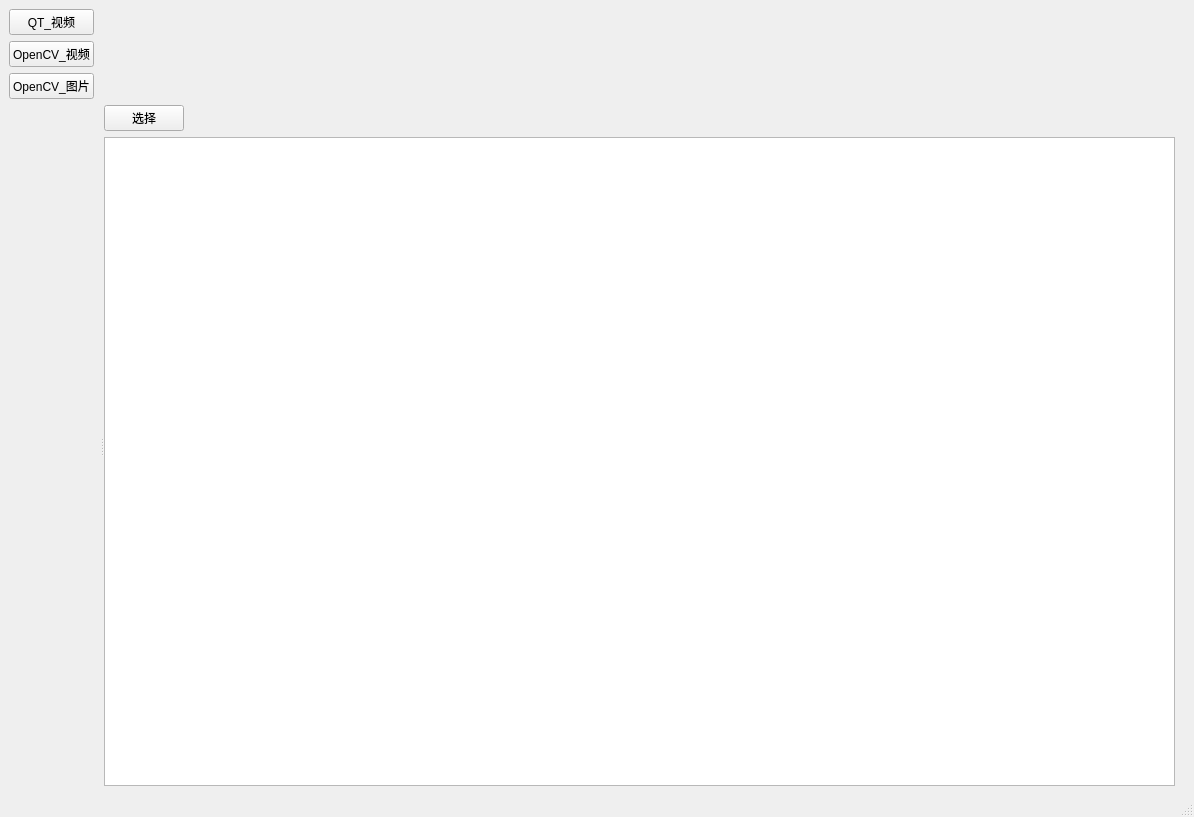
<?xml version="1.0" encoding="UTF-8"?>
<ui version="4.0">
 <class>MainWindow</class>
 <widget class="QMainWindow" name="MainWindow">
  <property name="geometry">
   <rect>
    <x>0</x>
    <y>0</y>
    <width>1194</width>
    <height>817</height>
   </rect>
  </property>
  <property name="windowTitle">
   <string>MainWindow</string>
  </property>
  <property name="autoFillBackground">
   <bool>false</bool>
  </property>
  <widget class="QWidget" name="centralwidget">
   <layout class="QGridLayout" name="gridLayout">
    <item row="0" column="0">
     <widget class="QPushButton" name="pb_vedio">
      <property name="text">
       <string>QT_视频</string>
      </property>
     </widget>
    </item>
    <item row="1" column="0">
     <widget class="QPushButton" name="pb_openCV">
      <property name="text">
       <string>OpenCV_视频</string>
      </property>
     </widget>
    </item>
    <item row="2" column="0">
     <widget class="QPushButton" name="pb_openCV_JPEG">
      <property name="text">
       <string>OpenCV_图片</string>
      </property>
     </widget>
    </item>
    <item row="3" column="1">
     <widget class="QSplitter" name="splitter">
      <property name="orientation">
       <enum>Qt::Horizontal</enum>
      </property>
      <widget class="QStackedWidget" name="stackedWidge_main">
       <property name="currentIndex">
        <number>1</number>
       </property>
       <widget class="QWidget" name="page_qt_video"/>
       <widget class="QWidget" name="page_opencv_jpeg">
        <widget class="QLabel" name="label_opencv_jpeg">
         <property name="geometry">
          <rect>
           <x>182</x>
           <y>254</y>
           <width>81</width>
           <height>171</height>
          </rect>
         </property>
         <property name="sizePolicy">
          <sizepolicy hsizetype="Maximum" vsizetype="Maximum">
           <horstretch>0</horstretch>
           <verstretch>0</verstretch>
          </sizepolicy>
         </property>
         <property name="text">
          <string>1</string>
         </property>
        </widget>
       </widget>
      </widget>
      <widget class="QWidget" name="">
       <layout class="QVBoxLayout" name="verticalLayout">
        <property name="sizeConstraint">
         <enum>QLayout::SetDefaultConstraint</enum>
        </property>
        <property name="rightMargin">
         <number>10</number>
        </property>
        <item>
         <layout class="QHBoxLayout" name="horizontalLayout">
          <item>
           <widget class="QPushButton" name="pb_open">
            <property name="text">
             <string>选择</string>
            </property>
           </widget>
          </item>
          <item>
           <spacer name="horizontalSpacer">
            <property name="orientation">
             <enum>Qt::Horizontal</enum>
            </property>
            <property name="sizeHint" stdset="0">
             <size>
              <width>40</width>
              <height>20</height>
             </size>
            </property>
           </spacer>
          </item>
         </layout>
        </item>
        <item>
         <widget class="QTreeWidget" name="treeWidget_files">
          <attribute name="headerVisible">
           <bool>false</bool>
          </attribute>
          <column>
           <property name="text">
            <string notr="true">1</string>
           </property>
          </column>
         </widget>
        </item>
       </layout>
      </widget>
     </widget>
    </item>
   </layout>
  </widget>
  <widget class="QMenuBar" name="menubar">
   <property name="geometry">
    <rect>
     <x>0</x>
     <y>0</y>
     <width>1194</width>
     <height>23</height>
    </rect>
   </property>
  </widget>
  <widget class="QStatusBar" name="statusbar"/>
 </widget>
 <resources/>
 <connections/>
</ui>
